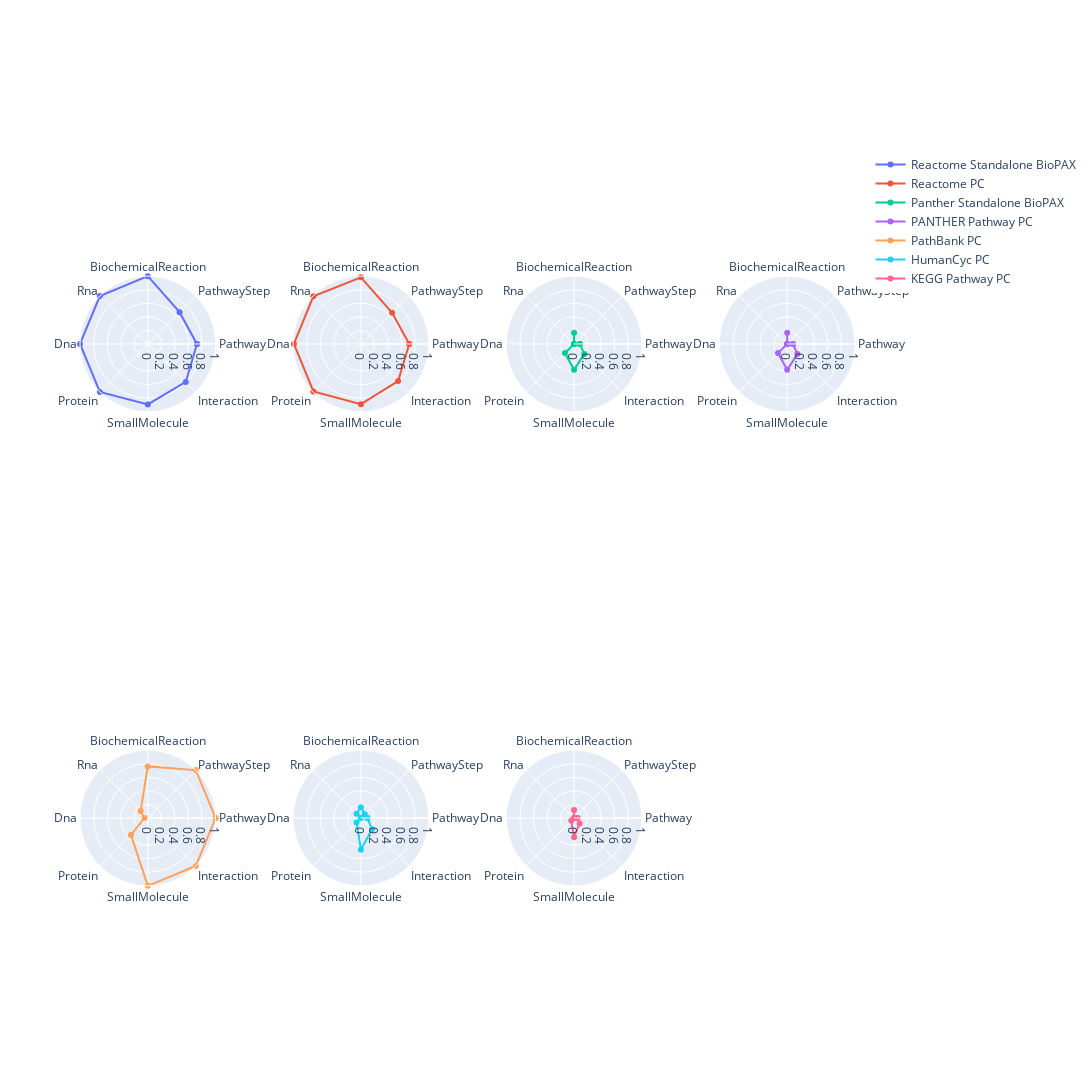

The notebook cell this image was saved under:
### Markdown cell above
## Generate the radar plots

We generate here the radar plots for the pathway databases that are maintained: Reactome (standalone export version 87 and PathwayCommons version), Panther (PathwayCommons), PathBank (PathwayCommons), HumanCyc (PathwayCommons), KEGG (PathwayCommons)

### Code cell
fig = make_subplots(
    rows=2, 
    cols=4, 
    start_cell="top-left", 
    horizontal_spacing=0.1,
    vertical_spacing=0.1,
    specs=[
        [{"type":"scatterpolar"}, {"type":"scatterpolar"}, {"type":"scatterpolar"}, {"type":"scatterpolar"}],
        [{"type":"scatterpolar"}, {"type":"scatterpolar"}, {"type":"scatterpolar"}, None]
    ]
)  

fig.add_trace(go.Scatterpolar(name = "Reactome Standalone BioPAX", r = counts_reactome_standalone, theta=classes), 1, 1)
fig.add_trace(go.Scatterpolar(name = "Reactome PC", r = counts_reactome_pc, theta=classes), 1, 2)
fig.add_trace(go.Scatterpolar(name = "Panther Standalone BioPAX", r = counts_panther_standalone, theta=classes), 1, 3)
fig.add_trace(go.Scatterpolar(name = "PANTHER Pathway PC", r = counts_panther, theta=classes), 1, 4)
fig.add_trace(go.Scatterpolar(name = "PathBank PC", r = counts_pathbank, theta=classes), 2, 1)
fig.add_trace(go.Scatterpolar(name = "HumanCyc PC", r = counts_humancyc, theta=classes), 2, 2)
fig.add_trace(go.Scatterpolar(name = "KEGG Pathway PC", r = counts_kegg, theta=classes), 2, 3)

# Update layout
fig.update_layout(
    margin=dict(t=150),
    width=1600,
    height=1300,
    polar=dict(radialaxis=dict(visible=True))
)
# Apply consistent radial axis range
fig.update_polars(radialaxis=dict(range=[0, 1]))

# Exporting as image files
fig.write_image("../Results/radar_plot_bp_classes_updated_databases.pdf")
fig.write_image("../Results/radar_plot_bp_classes_updated_databases.svg")

# Display the plot
fig.show()

### Figure 1 — Plotly figure (JSON) as saved in the notebook; plotly's stock layout.template omitted (floating-point values rounded to 4 significant figures)
{"data": [{"name": "Reactome Standalone BioPAX", "r": [0.7242, 0.6622, 1, 1, 1, 1, 0.8925, 0.7917, 0.7242, 0.7242], "subplot": "polar", "theta": ["Pathway", "PathwayStep", "BiochemicalReaction", "Rna", "Dna", "Protein", "SmallMolecule", "Interaction", "Pathway"], "type": "scatterpolar"}, {"name": "Reactome PC", "r": [0.7126, 0.6503, 0.9819, 0.9924, 0.9883, 0.991, 0.8886, 0.775, 0.7126, 0.7126], "subplot": "polar2", "theta": ["Pathway", "PathwayStep", "BiochemicalReaction", "Rna", "Dna", "Protein", "SmallMolecule", "Interaction", "Pathway"], "type": "scatterpolar"}, {"name": "Panther Standalone BioPAX", "r": [0.08558, 0, 0.1639, 0, 0, 0.1904, 0.3799, 0.212, 0.08558, 0.08558], "subplot": "polar3", "theta": ["Pathway", "PathwayStep", "BiochemicalReaction", "Rna", "Dna", "Protein", "SmallMolecule", "Interaction", "Pathway"], "type": "scatterpolar"}, {"name": "PANTHER Pathway PC", "r": [0.08558, 0, 0.1639, 0, 0, 0.1904, 0.3799, 0.212, 0.08558, 0.08558], "subplot": "polar4", "theta": ["Pathway", "PathwayStep", "BiochemicalReaction", "Rna", "Dna", "Protein", "SmallMolecule", "Interaction", "Pathway"], "type": "scatterpolar"}, {"name": "PathBank PC", "r": [1, 1, 0.7612, 0.1495, 0.04864, 0.3514, 1, 1, 1, 1], "subplot": "polar5", "theta": ["Pathway", "PathwayStep", "BiochemicalReaction", "Rna", "Dna", "Protein", "SmallMolecule", "Interaction", "Pathway"], "type": "scatterpolar"}, {"name": "HumanCyc PC", "r": [0.09456, 0.07953, 0.1602, 0.09063, 0, 0.09157, 0.4668, 0.2328, 0.09456, 0.09456], "subplot": "polar6", "theta": ["Pathway", "PathwayStep", "BiochemicalReaction", "Rna", "Dna", "Protein", "SmallMolecule", "Interaction", "Pathway"], "type": "scatterpolar"}, {"name": "KEGG Pathway PC", "r": [0.05151, 0, 0.1176, 0, 0, 0.05847, 0.2831, 0.1157, 0.05151, 0.05151], "subplot": "polar7", "theta": ["Pathway", "PathwayStep", "BiochemicalReaction", "Rna", "Dna", "Protein", "SmallMolecule", "Interaction", "Pathway"], "type": "scatterpolar"}], "layout": {"height": 1300, "margin": {"t": 150}, "polar": {"domain": {"x": [0, 0.175], "y": [0.55, 1]}, "radialaxis": {"range": [0, 1], "visible": true}}, "polar2": {"domain": {"x": [0.275, 0.45], "y": [0.55, 1]}, "radialaxis": {"range": [0, 1]}}, "polar3": {"domain": {"x": [0.55, 0.725], "y": [0.55, 1]}, "radialaxis": {"range": [0, 1]}}, "polar4": {"domain": {"x": [0.825, 1], "y": [0.55, 1]}, "radialaxis": {"range": [0, 1]}}, "polar5": {"domain": {"x": [0, 0.175], "y": [0, 0.45]}, "radialaxis": {"range": [0, 1]}}, "polar6": {"domain": {"x": [0.275, 0.45], "y": [0, 0.45]}, "radialaxis": {"range": [0, 1]}}, "polar7": {"domain": {"x": [0.55, 0.725], "y": [0, 0.45]}, "radialaxis": {"range": [0, 1]}}, "width": 1600}}
